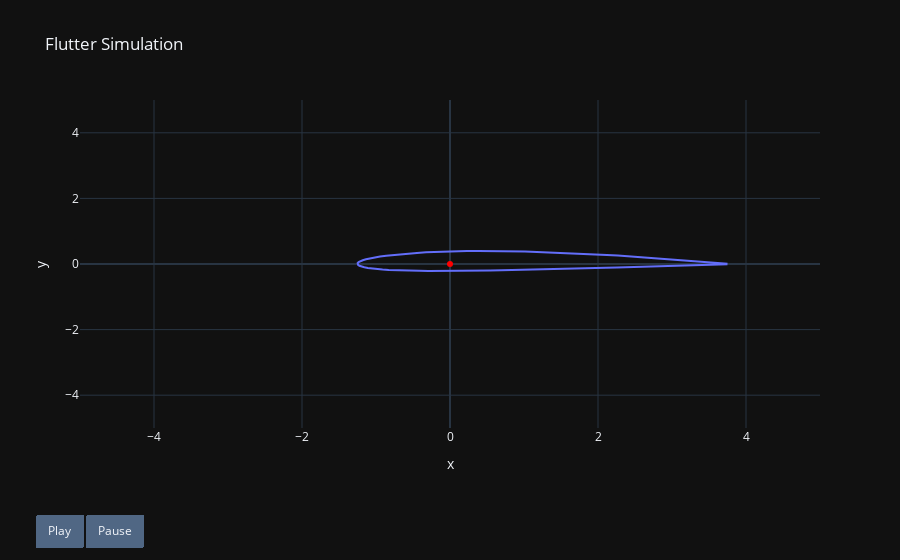

Notebook cell for this chart:
### Code cell
# Plotly Plot setup
fig = go.Figure()

# Add initial airfoil position
fig.add_trace(go.Scatter(x=precomputed_positions[0][:, 0], y=precomputed_positions[0][:, 1], mode='lines', name='Airfoil'))

# Create frames for the animation
frames = []
for i in range(len(t)):
    rotated_airfoil = precomputed_positions[i]
    plunge = plunge_amplitude * np.sin(2 * np.pi * frequency * t[i])  # Calculate plunge at each time step
    rotated_airfoil[:, 1] += plunge  # Apply plunge motion
    frames.append(go.Frame(data=[go.Scatter(x=rotated_airfoil[:, 0], y=rotated_airfoil[:, 1], mode='lines', name='Airfoil')]))

# Add frames to the figure
fig.frames = frames

# Update layout for animation with a dark theme
fig.update_layout(
    template="plotly_dark",
    title="Flutter Simulation",
    xaxis_title="x",
    yaxis_title="y",
    xaxis_range=[-5,5],#[-airfoil_length * 1.5, airfoil_length * 1.5],
    yaxis_range=[-5,5],#[-airfoil_length * 1.5, airfoil_length * 1.5],
    showlegend=False,
    updatemenus=[{
        "buttons": [
            {
                "args": [None, {"frame": {"duration": 1000 / fps, "redraw": True}, "fromcurrent": True}],
                "label": "Play",
                "method": "animate"
            },
            {
                "args": [[None], {"frame": {"duration": 0, "redraw": True}, "mode": "immediate", "transition": {"duration": 0}}],
                "label": "Pause",
                "method": "animate"
            }
        ],
        "direction": "left",
        "pad": {"r": 10, "t": 87},
        "showactive": False,
        "type": "buttons",
        "x": 0.1,
        "xanchor": "right",
        "y": 0,
        "yanchor": "top"
    }],
)

# Add origin point
fig.add_trace(go.Scatter(x=[0], y=[0], mode='markers', marker=dict(color='red'), name='Origin'))
# Show the figure
fig.show()

### Figure 1 — Plotly figure (JSON) as saved in the notebook; plotly's stock layout.template omitted (floating-point values rounded to 4 significant figures)
{"data": [{"mode": "lines", "name": "Airfoil", "type": "scatter", "x": [3.75, 3.745, 3.73, 3.705, 3.669, 3.624, 3.569, 3.505, 3.431, 3.349, 3.258, 3.158, 3.051, 2.936, 2.814, 2.686, 2.552, 2.413, 2.268, 2.119, 1.967, 1.812, 1.654, 1.494, 1.333, 1.172, 1.012, 0.8516, 0.6929, 0.5355, 0.3812, 0.2304, 0.08385, -0.05774, -0.1938, -0.3237, -0.4469, -0.5628, -0.671, -0.771, -0.8624, -0.9448, -1.018, -1.081, -1.135, -1.178, -1.212, -1.235, -1.248, -1.25, -1.242, -1.224, -1.196, -1.158, -1.11, -1.053, -0.987, -0.9118, -0.828, -0.736, -0.6362, -0.5289, -0.4146, -0.2938, -0.1668, -0.03422, 0.1035, 0.2457, 0.392, 0.5418, 0.6945, 0.8504, 1.008, 1.167, 1.327, 1.486, 1.644, 1.801, 1.956, 2.107, 2.256, 2.4, 2.54, 2.674, 2.803, 2.925, 3.041, 3.149, 3.25, 3.342, 3.425, 3.5, 3.565, 3.621, 3.667, 3.703, 3.729, 3.744, 3.75], "y": [0.006286, 0.007347, 0.01052, 0.01575, 0.023, 0.03216, 0.04312, 0.05576, 0.06993, 0.08546, 0.1022, 0.1199, 0.1385, 0.1577, 0.1774, 0.1973, 0.2172, 0.2371, 0.2565, 0.2755, 0.2937, 0.311, 0.3273, 0.3422, 0.3557, 0.3676, 0.3778, 0.386, 0.3921, 0.3955, 0.3959, 0.3934, 0.388, 0.3797, 0.3686, 0.3548, 0.3385, 0.3198, 0.299, 0.2764, 0.2521, 0.2264, 0.1995, 0.1719, 0.1436, 0.115, 0.08612, 0.05727, 0.02853, 0, -0.02751, -0.05319, -0.07701, -0.09894, -0.119, -0.137, -0.1531, -0.1672, -0.1793, -0.1894, -0.1976, -0.2038, -0.2082, -0.2109, -0.2119, -0.2114, -0.2096, -0.2065, -0.2025, -0.1977, -0.1922, -0.1862, -0.1793, -0.1716, -0.1632, -0.1544, -0.1452, -0.1358, -0.1263, -0.1168, -0.1073, -0.09802, -0.08892, -0.08009, -0.07157, -0.06341, -0.05565, -0.04833, -0.04148, -0.03513, -0.02933, -0.02411, -0.0195, -0.01553, -0.01224, -0.009655, -0.007789, -0.006663, -0.006286]}, {"marker": {"color": "red"}, "mode": "markers", "name": "Origin", "type": "scatter", "x": [0], "y": [0]}], "layout": {"showlegend": false, "title": {"text": "Flutter Simulation"}, "updatemenus": [{"buttons": [{"args": [null, {"frame": {"duration": 33.33, "redraw": true}, "fromcurrent": true}], "label": "Play", "method": "animate"}, {"args": [[null], {"frame": {"duration": 0, "redraw": true}, "mode": "immediate", "transition": {"duration": 0}}], "label": "Pause", "method": "animate"}], "direction": "left", "pad": {"r": 10, "t": 87}, "showactive": false, "type": "buttons", "x": 0.1, "xanchor": "right", "y": 0, "yanchor": "top"}], "xaxis": {"range": [-5, 5], "title": {"text": "x"}}, "yaxis": {"range": [-5, 5], "title": {"text": "y"}}}}
